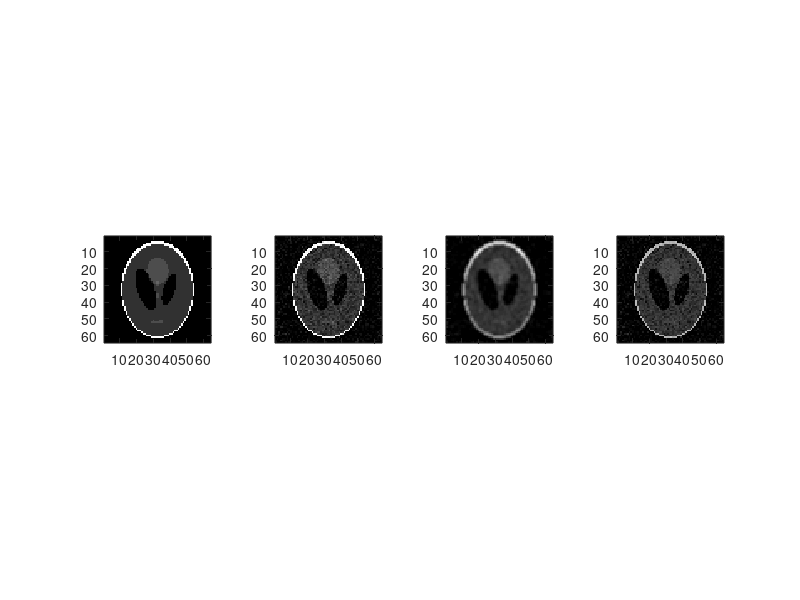

Write MATLAB code to recreate this figure. (Note: this script raises an error after producing the figure.)
clear
close all
n = 64;

% noise free image
original= double(phantom(n)) * 256;

% add noise
noisey = original+ randn(size(original)) * 15;

% denoise by distance-based averaging
w = [1/16 1/8 1/16;1/8 1/4 1/8; 1/16 1/8 1/16];

for i=1:n
    for j=1:n
        if (i==1)||(i==n)||(j==1)||(j==n)
            xavg(i,j) = noisey(i,j);
        else
            b = [noisey(i-1, j-1) noisey(i, j-1) noisey(i+1, j-1);
                 noisey(i-1, j) noisey(i, j) noisey(i+1, j);
                 noisey(i-1, j+1) noisey(i, j+1) noisey(i+1, j+1)];
            xavg(i, j) = sum(sum(b.*w));
        end
    end
end

% Denoise by intensity similarity
intensity_list = reshape(noisey, numel(noisey), 1);
[intensity_list, sort_indices] = sort(intensity_list);
denoised_image = zeros(numel(intensity_list), 1);

for i=1:numel(intensity_list)
    int_val = intensity_list(i);
    
    diff = intensity_list - int_val;
    [diff, diff_indices] = sort(abs(diff));
    int_val_near = mean(intensity_list(diff_indices(2:1000)));

    int_val_avg = (int_val + int_val_near) / 2.0;

    denoised_image(sort_indices(i)) = int_val_avg;
end

shape = size(noisey);
denoised_image = reshape(denoised_image, shape(1), shape(2));

fig = figure(1);clf;
subplot(141);imagesc(original, [0,256]);axis image; colormap gray
subplot(142);imagesc(noisey, [0,256]);axis image; colormap gray
subplot(143);imagesc(xavg, [0,256]);axis image; colormap gray
subplot(144);imagesc(denoised_image, [0,256]);axis image; colormap gray
linkaxes

saveas(fig, 'noisey_images', 'png')


